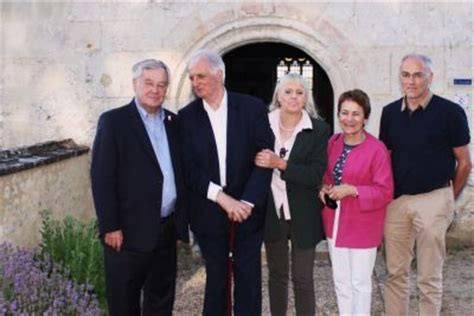
#> input picture gru/images/visages.jpg, 474 x 316 px
$ jupyter execute '10_edge detection.ipynb'   (shell and % lines are left out)   (older library calls are emulated)
#> lines starting #> are read from the running program, lines starting #| are printed output that depends on the picture
# Gradients and edge detection

[cell 1]
import cv2
import numpy as np
import matplotlib.pyplot as plt

[cell 2]
def show(img):
    # check if the image is color (3) or black and white (2)
    if len(img.shape)==3:
        img2 = cv2.cvtColor(img, cv2.COLOR_BGR2RGB)
        plot = plt.imshow(img2)
    else:
        plot = plt.imshow(img, cmap ="gray")

[cell 3]
path = "../images/visages.jpg"
img = cv2.imread(path)
#> img is the input picture: shape (316, 474, 3); mean B, G, R 116.6, 112.1, 125.2

[cell 4]
show(img)

[cell 5]
gray = cv2.cvtColor(img, cv2.COLOR_BGR2GRAY)
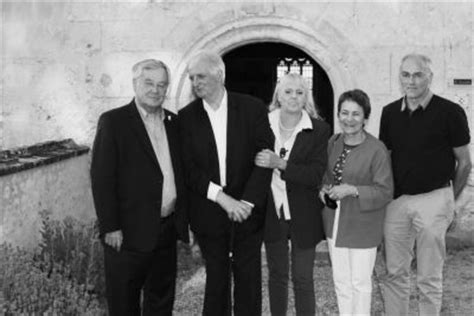
#> gray: shape (316, 474); min 0, max 252, mean 116.5

[cell 6]
show(gray)

[cell 7]
lap = cv2.Laplacian(img, cv2.CV_64F)
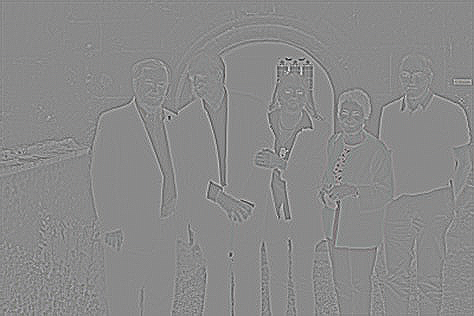
#> lap: shape (316, 474, 3) float64; mean B, G, R 0, 0, 0; drawn with min black and max white
lap = np.uint8(np.absolute(lap))
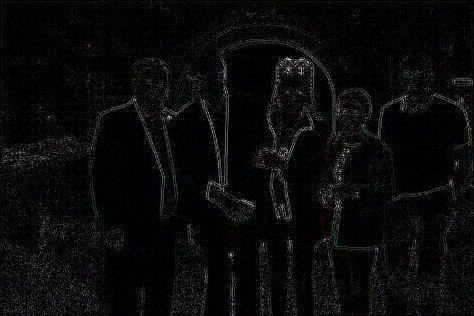
#> lap: shape (316, 474, 3); mean B, G, R 10.4, 10.2, 10.3
show (lap)

$ run again, with gru/images/IMG_0370.JPG copied over gru/images/visages.jpg
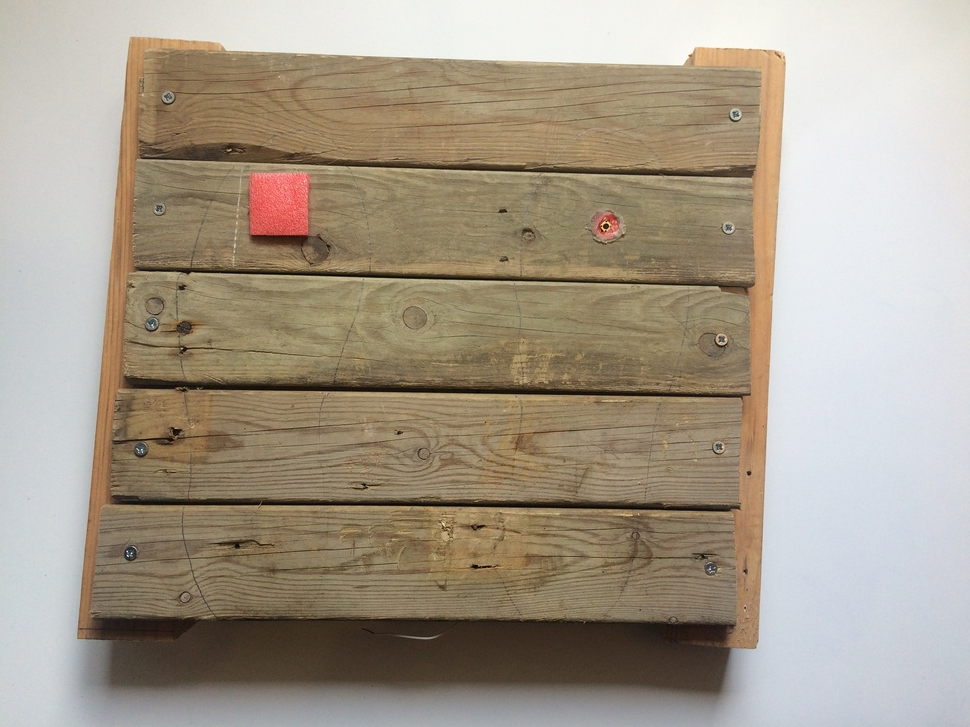
#> input picture gru/images/IMG_0370.JPG, 970 x 727 px, shrunk from 3264 x 2448 before the run
#> img is the input picture: shape (727, 970, 3); mean B, G, R 139, 155.1, 166.1
#> `gray = cv2.cvtColor(img, cv2.COLOR_BGR2GRAY)`:
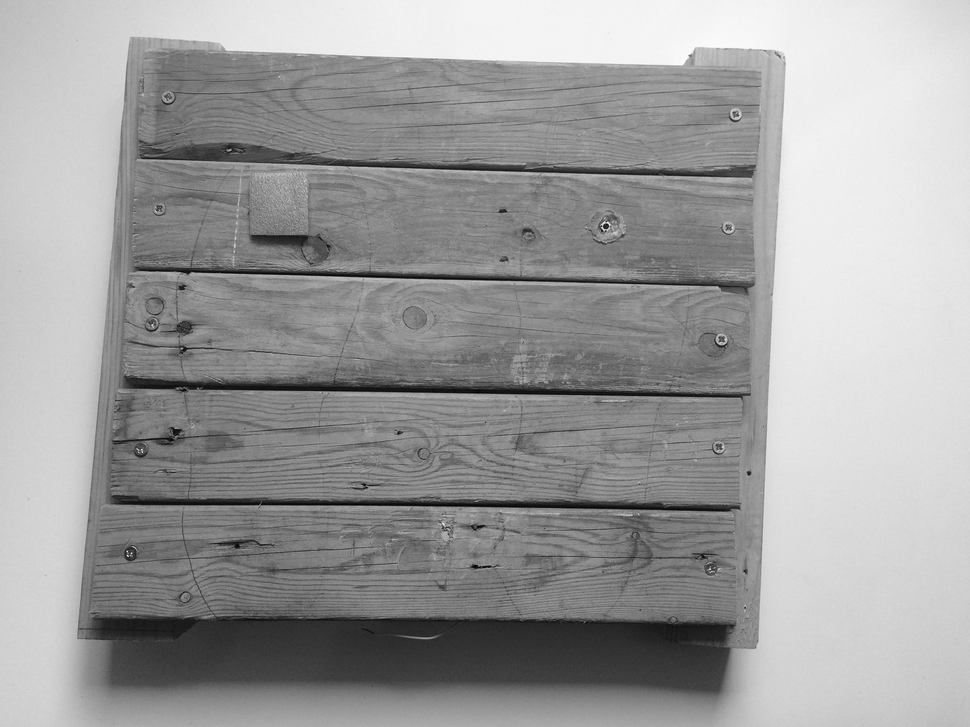
#> gray: shape (727, 970); min 2, max 254, mean 156.6
#> `lap = np.uint8(np.absolute(lap))`:
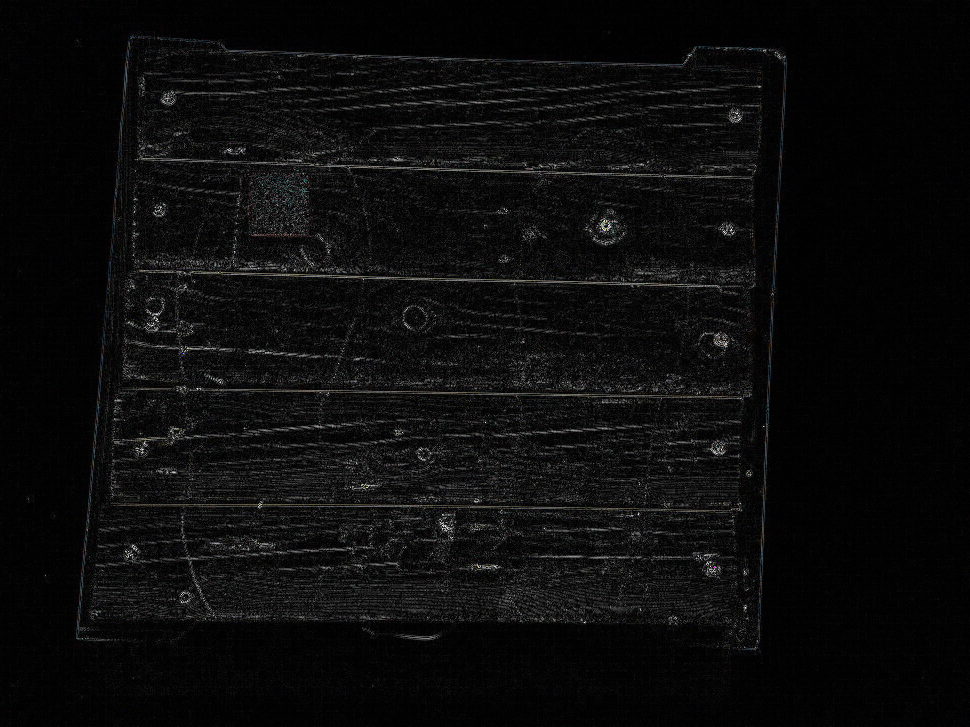
#> lap: shape (727, 970, 3); mean B, G, R 11.9, 11.8, 11.8
